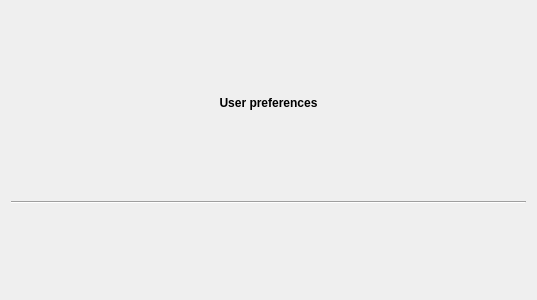
<?xml version="1.0" encoding="UTF-8"?>
<ui version="4.0">
 <class>Account::Internal::AccountUserWidget</class>
 <widget class="QWidget" name="Account::Internal::AccountUserWidget">
  <property name="geometry">
   <rect>
    <x>0</x>
    <y>0</y>
    <width>537</width>
    <height>300</height>
   </rect>
  </property>
  <property name="windowTitle">
   <string>Form</string>
  </property>
  <layout class="QGridLayout" name="gridLayout">
   <item row="0" column="0">
    <widget class="QLabel" name="label">
     <property name="sizePolicy">
      <sizepolicy hsizetype="Expanding" vsizetype="Fixed">
       <horstretch>0</horstretch>
       <verstretch>0</verstretch>
      </sizepolicy>
     </property>
     <property name="font">
      <font>
       <weight>75</weight>
       <bold>true</bold>
      </font>
     </property>
     <property name="text">
      <string>User preferences</string>
     </property>
     <property name="alignment">
      <set>Qt::AlignCenter</set>
     </property>
    </widget>
   </item>
   <item row="2" column="0">
    <widget class="Line" name="line">
     <property name="orientation">
      <enum>Qt::Horizontal</enum>
     </property>
    </widget>
   </item>
   <item row="3" column="0">
    <layout class="QVBoxLayout" name="userLayout"/>
   </item>
  </layout>
 </widget>
 <resources/>
 <connections/>
</ui>
